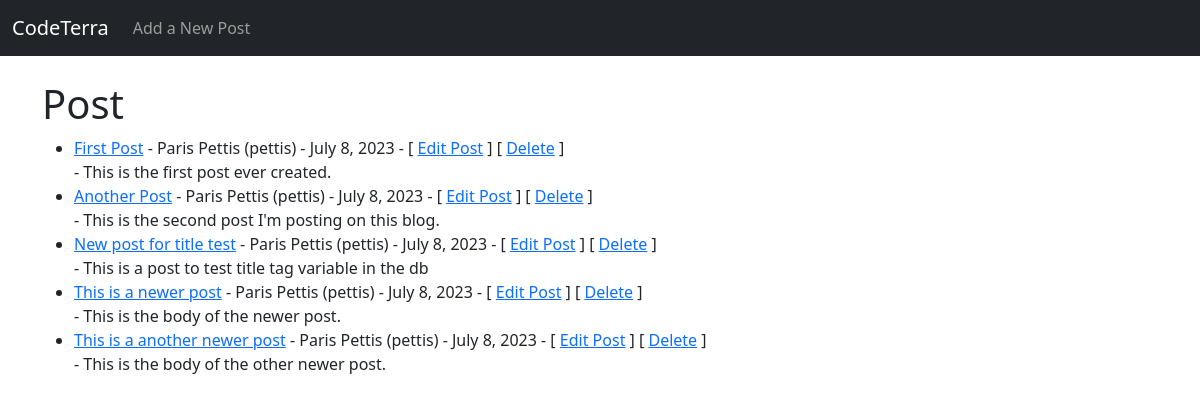
The page / on the database its author committed.
### main_blog/models.py (models this page shows, shortened)
class Post(models.Model):
    title = models.CharField(max_length=255)
    title_tag = models.CharField(max_length=255)
    author = models.ForeignKey(User, on_delete=models.CASCADE) ## if user gets deleted all user's posts get deleted.
    body = models.TextField()
    post_date = models.DateField(auto_now_add=True)

### main_blog/views.py (the view)
# urls.py: path('', HomeView.as_view(), name="home"),
class HomeView(ListView):
    model = Post
    template_name = 'home.html'
    ordering = ['-post_date']

### main_blog/templates/home.html
{% extends 'base.html' %}
{% block content %}
<h1>Post</h1>
<ul>
{% for post in object_list %}
    <li>
        <a href="{% url 'article_detail' post.pk %}">{{ post.title }}</a>
        - {{ post.author.first_name }} {{ post.author.last_name }} ({{ post.author }})
        - {{ post.post_date }}
        - [ <a href="{% url 'update_post' post.pk %}">Edit Post</a> ] [ <a href="{% url 'delete_post' post.pk %}">Delete</a> ]
        <br>
        - {{ post.body }}
    </li>
{% endfor %}
</ul>
{% endblock %}

### main_blog/templates/base.html (shortened to what this page needs)
<!doctype html>
<html lang="en">
  <head>
    <link href="https://cdn.jsdelivr.net/npm/bootstrap@5.2.3/dist/css/bootstrap.min.css" rel="stylesheet">
  </head>
  <body>
    <nav class="navbar navbar-expand-lg navbar-dark bg-dark">
        <div class="container-fluid">
          <a class="navbar-brand" href="{% url 'home' %}">CodeTerra</a>
          <div class="collapse navbar-collapse" id="navbarSupportedContent">
            <ul class="navbar-nav me-auto mb-2 mb-lg-0">
              <li class="nav-item">
                <a class="nav-link" href="{% url 'add_post' %}">Add a New Post</a>
              </li>
            </ul>
          </div>
        </div>
      </nav>
    <br>
    <div class="container">
        {% block content %}
        {% endblock %}
    </div>
</body>
</html>

### rows shown on the page
Post: title "First Post", author.first_name "Paris", author.last_name "Pettis", author "pettis", post_date "July 8, 2023", body "This is the first post ever created."
Post: title "Another Post", author.first_name "Paris", author.last_name "Pettis", author "pettis", post_date "July 8, 2023", body "This is the second post I'm posting on this blog."
Post: title "New post for title test", author.first_name "Paris", author.last_name "Pettis", author "pettis", post_date "July 8, 2023", body "This is a post to test title tag variable in the db"
Post: title "This is a newer post", author.first_name "Paris", author.last_name "Pettis", author "pettis", post_date "July 8, 2023", body "This is the body of the newer post."
Post: title "This is a another newer post", author.first_name "Paris", author.last_name "Pettis", author "pettis", post_date "July 8, 2023", body "This is the body of the other newer post."
